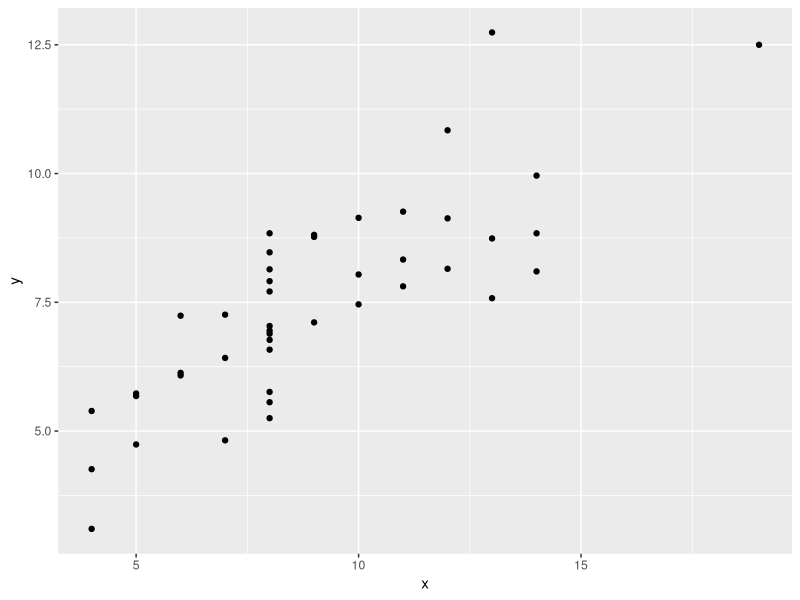
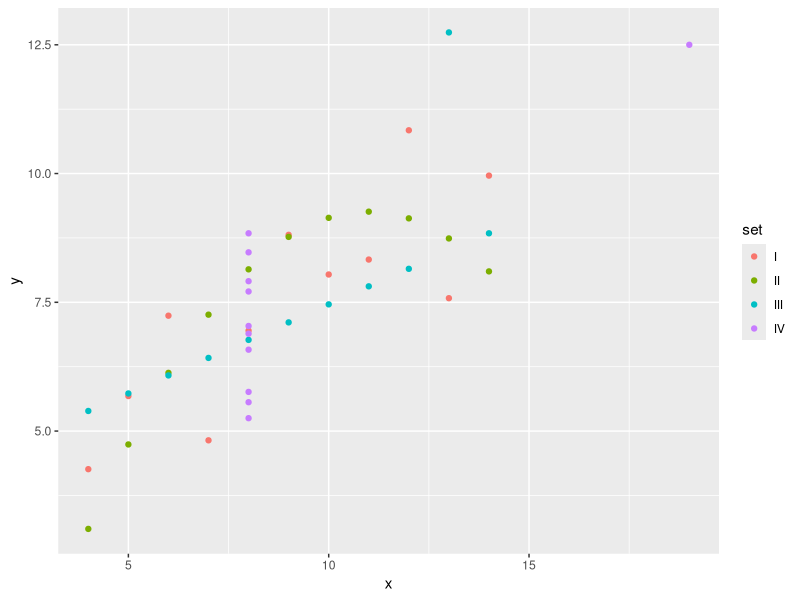
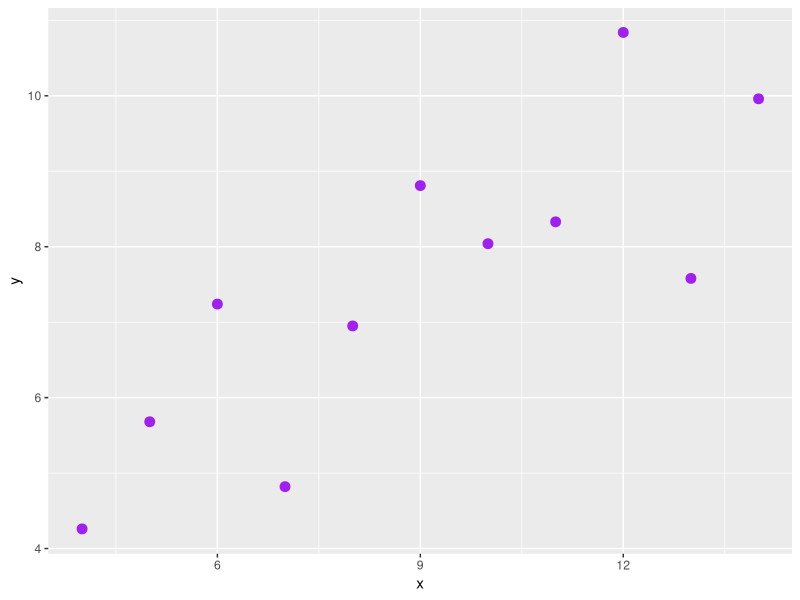
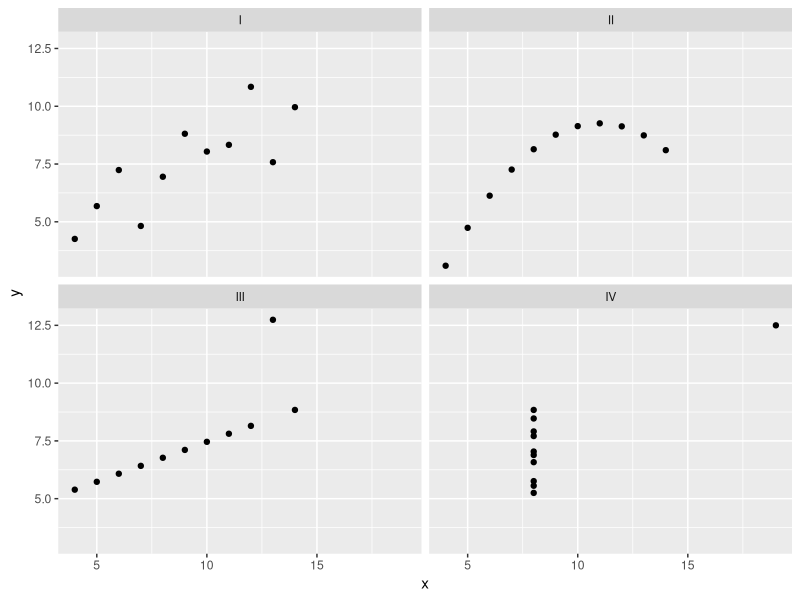
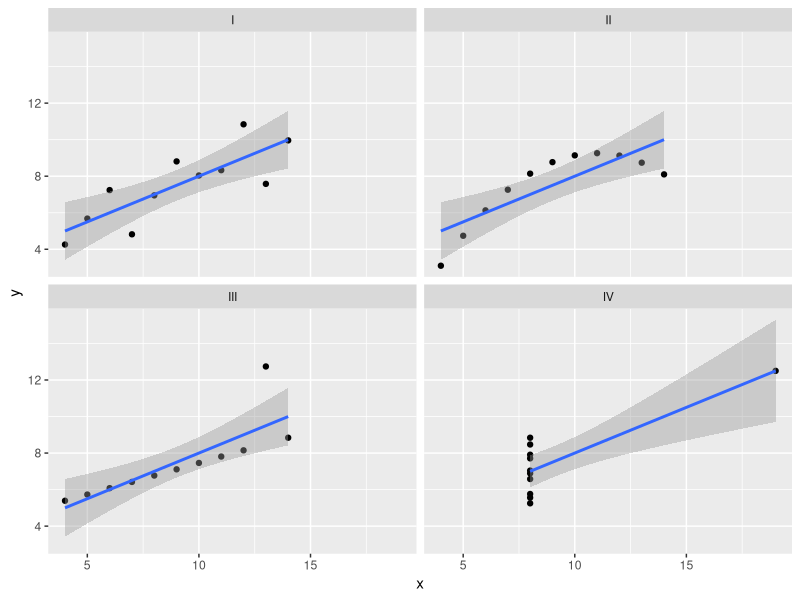
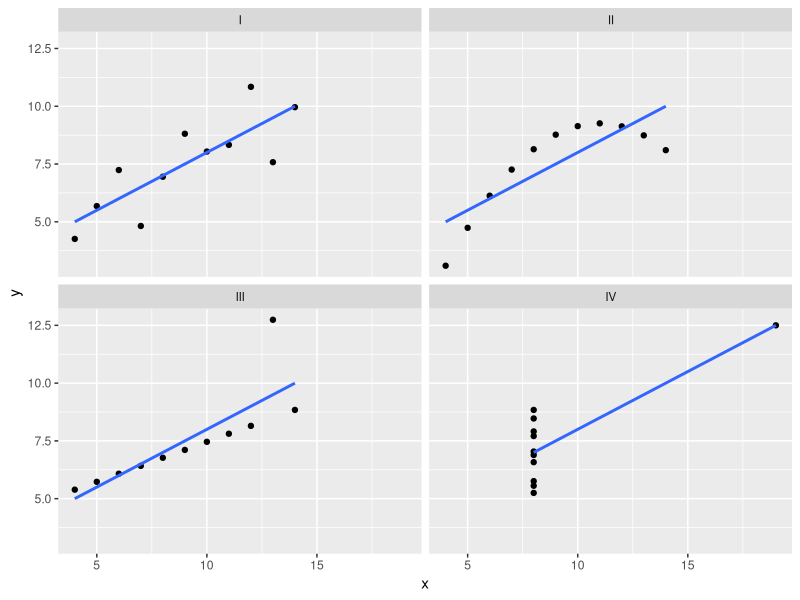
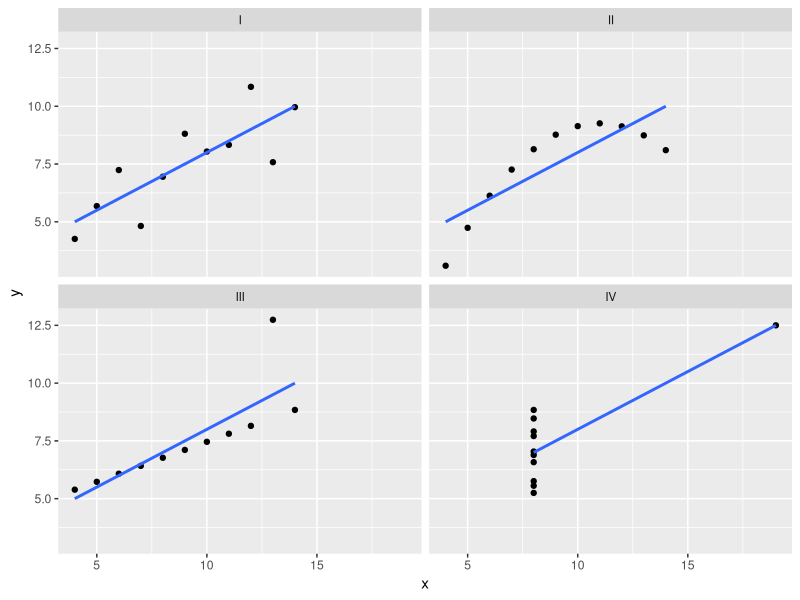
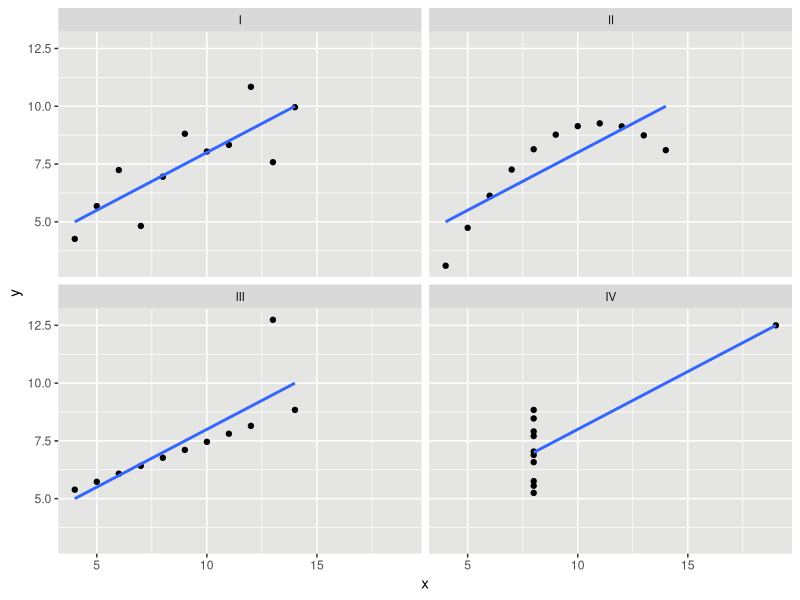

Reproduce these figures in R, in order.
## ---- chunk 1

library(tidyverse)

## ---- chunk 2

anscombe

## ---- chunk 3
# old-school `gather()` and `spread()`
anscombe_tidy <- anscombe %>%
  mutate(observation = seq_len(n())) %>%
  gather(key, value, -observation) %>%
  separate(key, c("variable", "set"), 1, convert = TRUE) %>%
  mutate(set = c("I", "II", "III", "IV")[set]) %>%
  spread(variable, value) %>%
  arrange(set)

anscombe_tidy

## ---- chunk 4
# example
anscombe_tidy %>%
  group_by(set) %>%
  summarize(mean.x = mean(x))

## ---- chunk 5
# solution
anscombe_tidy %>% 
  group_by(set) %>% 
  summarize(mean(x), 
            sd(x), 
            mean(y), 
            sd(y), 
            cor(x, y))


## ---- chunk 6
# example
ggplot(anscombe_tidy) + 
  geom_point(aes(x = x, y = y)) 


## ---- chunk 7
# example
ggplot(anscombe_tidy) + 
  geom_point(aes(x = x, y = y, colour = set)) 



## ---- chunk 8
# solution
anscombe_tidy %>%
  filter(set == "I") %>%
ggplot() + 
  geom_point(aes(x, y), size = 3, colour = "purple")

## ---- chunk 9

ggplot(anscombe_tidy) + 
  geom_point(aes(x, y)) + 
  facet_wrap(~set)

## ---- chunk 10

ggplot(anscombe_tidy) + 
  geom_point(aes(x, y)) + 
  geom_smooth(aes(x, y), method = lm) +
  facet_wrap(~set)

## ---- chunk 11

p <- ggplot(anscombe_tidy, aes(x, y)) + 
  geom_point() + 
  geom_smooth(method = lm, se = FALSE) + 
  facet_wrap(~set)

p

## ---- chunk 12
p
p + theme(panel.background = element_rect(fill = "#E5E5E3"))

